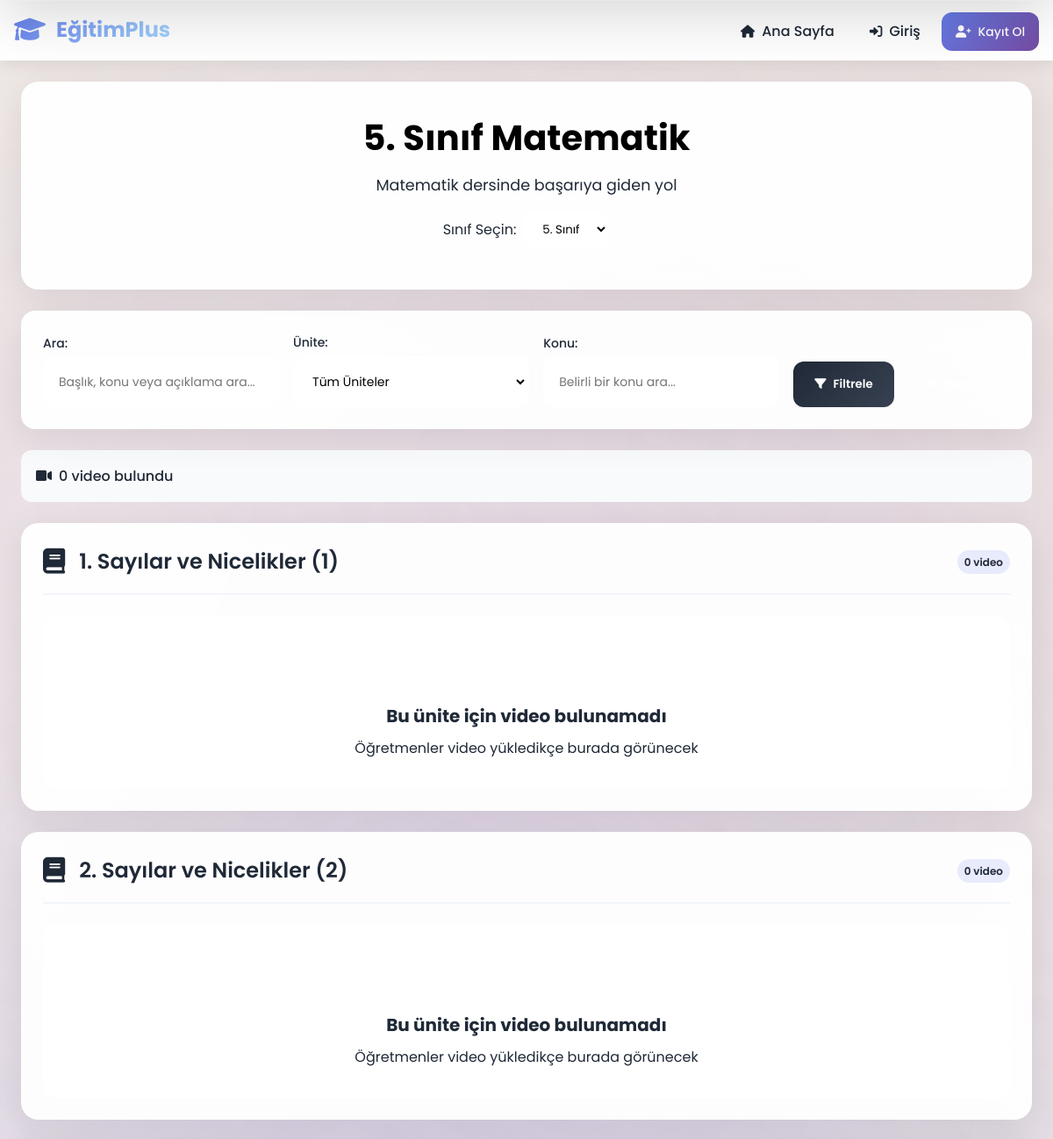
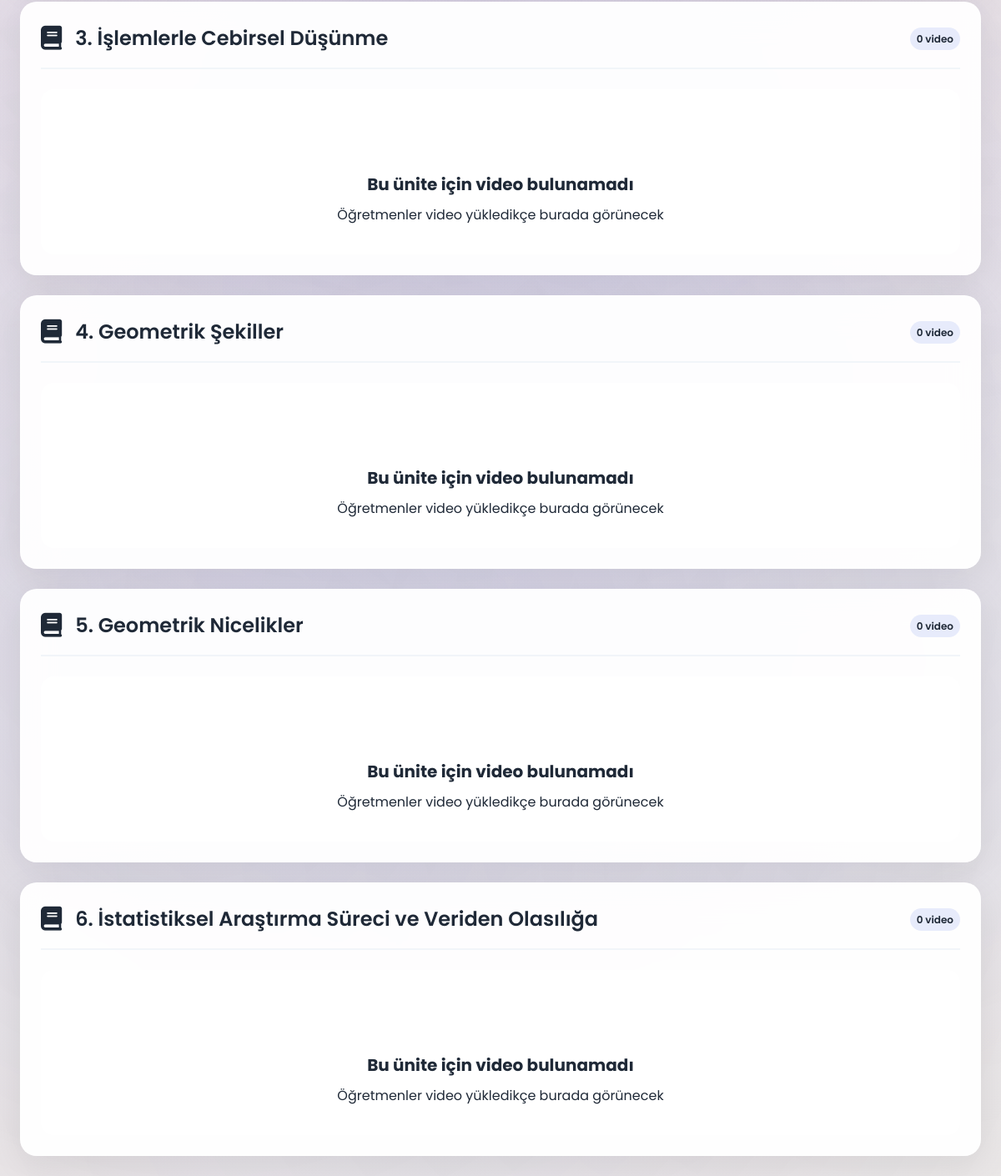
The app's page /math.php with its own data (2 pictures, top to bottom).
### tables this page shows
CREATE TABLE `units` (
  `id` int(10) UNSIGNED NOT NULL,
  `subject` varchar(50) NOT NULL,
  `grade` varchar(10) NOT NULL,
  `unit_order` int(11) NOT NULL,
  `unit_name` varchar(200) NOT NULL,
  `description` text DEFAULT NULL,
  `is_active` tinyint(1) NOT NULL DEFAULT 1
);

### math.php (the view, shortened to what the rows shown need)
<?php
require_once 'config.php';
require_once 'classes/MathVideoManager.php';
$role = $_SESSION['role'] ?? 'guest';
$userId = $_SESSION['user_id'] ?? null;
$grade = $_GET['grade'] ?? '5';
$filters = [
    'q' => trim($_GET['q'] ?? ''),
    'unit_id' => isset($_GET['unit_id']) ? (int)$_GET['unit_id'] : 0,
    'topic' => trim($_GET['topic'] ?? ''),
    'status' => ($role === 'admin') ? ($_GET['status'] ?? '') : ''
];
$mathManager = new MathVideoManager($conn, $userId, $role);
$units = $mathManager->getUnitsForGrade($grade);
$pageTitle = $grade . '. Sınıf Matematik';
?>
<!DOCTYPE html>
<html lang="tr">
<head>
    <link href="https://cdnjs.cloudflare.com/ajax/libs/font-awesome/6.0.0/css/all.min.css" rel="stylesheet">
    <link href="assets/css/tokens.css" rel="stylesheet">
    <link href="assets/css/components.css" rel="stylesheet">
    <link href="assets/css/math-styles.css" rel="stylesheet">
</head>
<body>
    <div class="container">
        <div class="page-header">
            <h1 class="page-title"><?= htmlspecialchars($pageTitle) ?></h1>
        </div>
        <div id="explore-content" class="tab-content active">
            <div class="video-sections">
                <?php
                $videosByUnit = [];
                foreach ($units as $unit):
                    $unitId = (int)$unit['id'];
                    $unitVideos = $videosByUnit[$unitId] ?? [];
                ?>
                    <section class="unit-section" data-unit-id="<?= $unitId ?>">
                        <div class="unit-header">
                            <h3 class="unit-title">
                                <i class="fas fa-book"></i>
                                <?= (int)$unit['unit_order'] ?>. <?= htmlspecialchars($unit['unit_name']) ?>
                                <span class="video-count-badge"><?= count($unitVideos) ?> video</span>
                            </h3>
                        </div>
                        <div class="video-grid">
                            <?php if (!empty($unitVideos)): ?>
                                <?php foreach ($unitVideos as $video): ?>
                                    <div class="video-card" data-video-id="<?= (int)$video['id'] ?>">
                                        <div class="video-player">
                                            <?php
                                                $yt = $video['youtube_url'] ?? '';
                                                $ytId = null;
                                                if ($yt) {
                                                    if (preg_match('~[?&]v=([a-zA-Z0-9_-]{6,})~', $yt, $m)) { $ytId = $m[1]; }
                                                    elseif (preg_match('~youtu\.be/([a-zA-Z0-9_-]{6,})~', $yt, $m)) { $ytId = $m[1]; }
                                                    elseif (preg_match('~/shorts/([a-zA-Z0-9_-]{6,})~', $yt, $m)) { $ytId = $m[1]; }
                                                    elseif (preg_match('~/embed/([a-zA-Z0-9_-]{6,})~', $yt, $m)) { $ytId = $m[1]; }
                                                    elseif (preg_match('~youtube\.com/(?:v|embed)/([a-zA-Z0-9_-]{6,})~', $yt, $m)) { $ytId = $m[1]; }
                                                }
                                                $thumbUrl = $ytId ? ('https://i.ytimg.com/vi/' . $ytId . '/hqdefault.jpg') : 'photos/images.jpg';
                                            ?>
                                            <a class="video-thumb-link" href="video_view.php?id=<?= (int)$video['id'] ?>" title="Videoyu aç" style="position:relative;display:block;">
                                                <img src="<?= htmlspecialchars($thumbUrl) ?>" alt="<?= htmlspecialchars($video['title']) ?>" style="width:100%;height:auto;border-radius:8px;display:block;"/>
                                                <div class="play-overlay" style="position:absolute;inset:0;display:flex;align-items:center;justify-content:center;color:#fff;">
                                                    <span style="background:rgba(0,0,0,0.45);border-radius:50%;width:60px;height:60px;display:flex;align-items:center;justify-content:center;">
                                                        <i class="fas fa-play" style="font-size:22px;"></i>
                                                    </span>
                                                </div>
                                            </a>
                                            <div class="video-controls">
                                                <button class="bookmark-btn <?= $video['is_bookmarked'] ? 'bookmarked' : '' ?>"
                                                        onclick="toggleBookmark(<?= $video['id'] ?>)"
                                                        title="Favorilere ekle/çıkar">
                                                    <i class="fas fa-bookmark"></i>
                                                </button>
                                                <?php if ($video['user_progress']): ?>
                                                    <div class="progress-indicator"
                                                         title="İlerleme: %<?= number_format($video['user_progress']['completion_percentage'], 0) ?>">
                                                        <div class="progress-bar"
                                                             style="width: <?= $video['user_progress']['completion_percentage'] ?>%">
                                                        </div>
                                                    </div>
                                                <?php endif; ?>
                                            </div>
                                        </div>
                                        <div class="video-content">
                                            <h4 class="video-title">
                                                <?= htmlspecialchars($video['title']) ?>
                                            </h4>
                                            <div class="video-meta">
                                                <div class="video-topic">
                                                    <i class="fas fa-tag"></i>
                                                    <?= htmlspecialchars($video['topic'] ?? 'Konu belirtilmemiş') ?>
                                                </div>
                                                <div class="video-stats">
                                                    <?php if ($video['view_count'] > 0): ?>
                                                        <span class="stat-item">
                                                            <i class="fas fa-eye"></i>
                                                            <?= number_format($video['view_count']) ?>
                                                        </span>
                                                    <?php endif; ?>
                                                    <?php if ($video['completion_rate'] > 0): ?>
                                                        <span class="stat-item">
                                                            <i class="fas fa-check-circle"></i>
                                                            %<?= number_format($video['completion_rate'], 0) ?>
                                                        </span>
                                                    <?php endif; ?>
                                                </div>
                                            </div>
                                            <div class="video-actions">
                                                <span class="status-badge status-<?= $video['status'] ?>">
                                                    <?= ucfirst($video['status']) ?>
                                                </span>
                                                <?php if ($video['quiz_available']): ?>
                                                    <button class="quiz-btn" onclick="openQuiz(<?= $video['id'] ?>)">
                                                        <i class="fas fa-question-circle"></i> Test Çöz
                                                    </button>
                                                <?php endif; ?>
                                                <button class="notes-btn" onclick="openNotes(<?= $video['id'] ?>)">
                                                    <i class="fas fa-sticky-note"></i> Not Al
                                                </button>
                                            </div>
                                        </div>
                                    </div>
                                <?php endforeach; ?>
                            <?php else: ?>
                                <div class="empty-state">
                                    <i class="fas fa-video-slash"></i>
                                    <h3>Bu ünite için video bulunamadı</h3>
                                    <p>
                                        <?php if (!empty($filters['q']) || !empty($filters['topic'])): ?>
                                            Arama kriterlerinizi değiştirmeyi deneyin
                                        <?php else: ?>
                                            Öğretmenler video yükledikçe burada görünecek
                                        <?php endif; ?>
                                    </p>
                                </div>
                            <?php endif; ?>
                        </div>
                    </section>
                <?php endforeach; ?>
            </div>
        </div>
    </div>
</body>
</html>

### records on screen
units: unit_order "1", unit_name "Sayılar ve Nicelikler (1)", id "0"
units: unit_order "2", unit_name "Sayılar ve Nicelikler (2)", id "0"
units: unit_order "3", unit_name "İşlemlerle Cebirsel Düşünme", id "0"
units: unit_order "4", unit_name "Geometrik Şekiller", id "0"
units: unit_order "5", unit_name "Geometrik Nicelikler", id "0"
units: unit_order "6", unit_name "İstatistiksel Araştırma Süreci ve Veriden Olasılığa", id "0"

### other values on screen
$pageTitle "5. Sınıf Matematik"
$pageSubtitle "Matematik dersinde başarıya giden yol"
count($videos) "0"
form field value "5. Sınıf"
